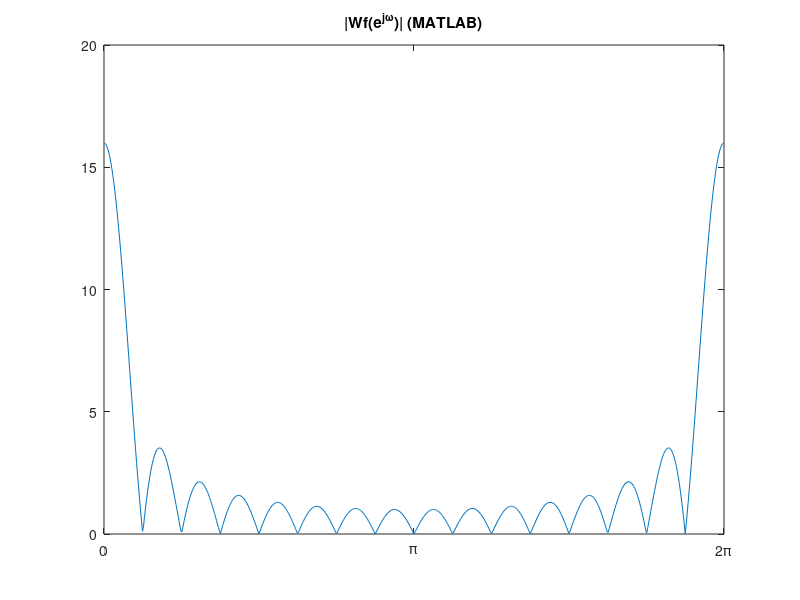

Source code (MATLAB):
N = 16;
w = double(0:0.01:2*pi);

mag_sin = sin(w*N/2);
Wf = abs(mag_sin) ./ sin(w/2);

plot(w,abs(Wf)) % 2 subplots, stacked vert

xticks([0 pi 2*pi])             % set ticks to be pi-ish
xticklabels({'0','\pi','2\pi'}) % pi-ish labels
title('|Wf(e^{j\omega})| (MATLAB)')                        % set title
ylim([0 20])                                    % set vertical axis limits
xlim([0 (2*pi)])                                % set horizontal axis limits